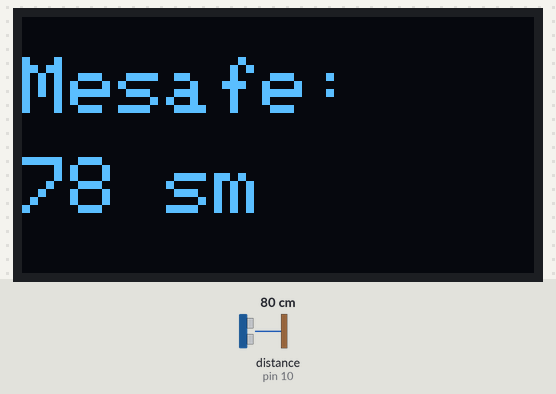
Recording of a sketch running on a simulated Arduino Uno, built with avr-gcc and run on an emulated ATmega328P. Parts: 128×64 one-colour display. Wiring (inferred from the names in the program): ultrasonic range finder: trigger pin 9; echo pin 10. The inputs (shaded band) are chosen by the test bench; at power-on: distance to the obstacle (sensor on pin 10) 80 cm. The echo pulse lasts 58.3 µs per cm; what the sketch prints to the serial monitor is not drawn.

Above: at 1.3 s.
1.4 s: distance to the obstacle (sensor on pin 10) set to 2 cm
At 2.8 s:
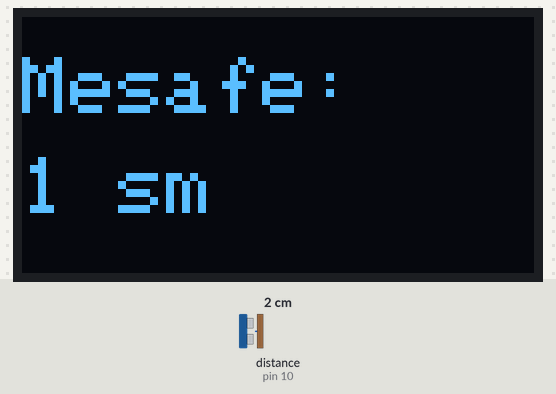
3.1 s: distance to the obstacle (sensor on pin 10) set to 4 cm
At 3.5 s:
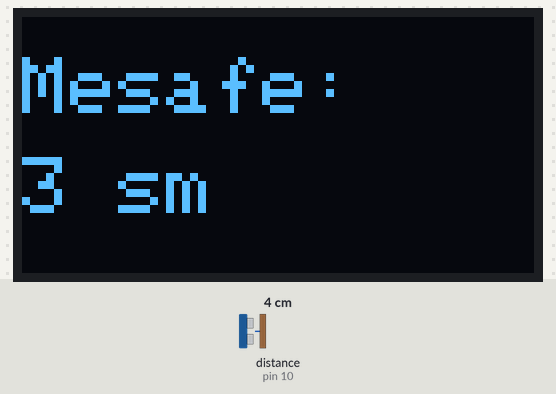
4.7 s: distance to the obstacle (sensor on pin 10) set to 9 cm
At 5.4 s:
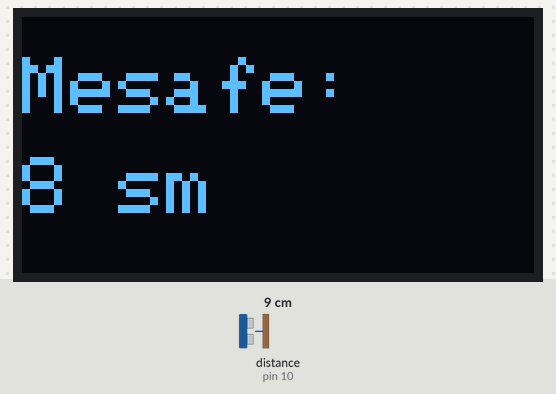
Timing chart, 0 to 7.7 s (numbered marks = the images above; inputs shaded):
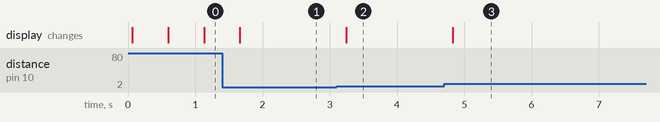

Measured:
- after the input at 1.4 s, the display: changes after 0.26 s (image 1)
- after the input at 3.1 s, the display: changes after 0.14 s (image 2)
- after the input at 4.7 s, the display: changes after 0.13 s (image 3)

The sketch:

messensor_oled_display.ino
```cpp
#include <Wire.h>
#include <Adafruit_GFX.h>
#include <Adafruit_SSD1306.h>


#define SCREEN_WIDTH 128
#define SCREEN_HEIGHT 64


Adafruit_SSD1306 display(SCREEN_WIDTH, SCREEN_HEIGHT, &Wire, -1);

// HC-SR04 pins
#define TRIG_PIN 9
#define ECHO_PIN 10

long duration;
int distance;

void setup() {
  Serial.begin(9600);


  pinMode(TRIG_PIN, OUTPUT);
  pinMode(ECHO_PIN, INPUT);


  if (!display.begin(SSD1306_SWITCHCAPVCC, 0x3C)) {
    Serial.println(F("SSD1306 allocation failed"));
    for (;;);
  }
  display.clearDisplay();
  display.setTextSize(1);
  display.setTextColor(SSD1306_WHITE);
}

void loop() {

  digitalWrite(TRIG_PIN, LOW);
  delayMicroseconds(2);
  digitalWrite(TRIG_PIN, HIGH);
  delayMicroseconds(10);
  digitalWrite(TRIG_PIN, LOW);

  duration = pulseIn(ECHO_PIN, HIGH);


  distance = duration * 0.034 / 2;


  Serial.print("Mesafe: ");
  Serial.print(distance);
  Serial.println(" sm");


  display.clearDisplay();
  display.setTextSize(2);
  display.setCursor(0, 10);
  display.print("Mesafe:");
  display.setCursor(0, 35);
  display.print(distance);
  display.print(" sm");
  display.display();

  delay(500);
}
```
